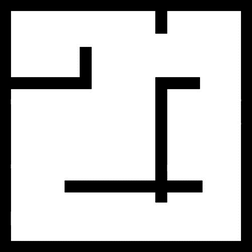
%> input picture testmap_500_500.png, 252 x 252 px, shrunk from 500 x 500 before the run
$ octave test2.m   (GNU Octave 9; MATLAB toolbox functions it lacks are replaced by stand-ins)
%> lines starting %> are read from the running program, lines starting %| are printed output that depends on the picture; in (x1, y1, x2, y2) boxes, pixels count from 0 and x2, y2 are one past the last pixel; in counts of white or black regions, pixels touching at a corner belong together; the program's own positions count from 1
### CreateGridGraph.m
function Graph=CreateGridGraph (filename,drate,showflag)
%> called with filename = 'testmap_500_500.png', drate = 9, showflag = 1

% This function converts (discretizes) an input image (.png, .jpg, .bmp) into a grid
% graph (grid cells) in a shape of sparse matrix. Furthure, dijkstra algorithm is
% applied to find the shortest path between points.
% To consider the neighboir cellls, 8 connectivity is used:
%  0\--0--/0
%   |--\|/--|
%  0---@---0
%   |--/|\--|
%  0/--0--\0
%------------------------------------------------
% Graph=CreateGraph (filename,drate,showflag)
% ** filename is the black-white input image file with size 'n*m', black
% points are obstacles (there won't be any node over those cells) and white ones are
% free space,
% ** drate is the discretization ratio (cell or tile size), if we set this rate to 1, for each
% pixel in the image we will have a node in the graph.
% ** showflag, is to show the output image
% the output graph is saced as sparse matrix
% the nodes are presented in a 1D vector, thus a 'k' biy'l' matrix is shown by a
% vecotr with 'k*l' cells: [row 1, row 2,... row k]
% the reference frame (0,0) in the image is considered in left-up
% |(0,0)----------...
% |
% |
% .
% .
% .

% -------------------------------------------------

if nargin < 1   % demo mode
    drate = 19;
    filename  = 'testmap_883_556.png';
    showflag=1;
end

% read the input image and convert to a binary map
map=imread(filename);
%> map is the input picture: size 252x252x3 uint8; min 0, max 255, mean 192.2
mapshow=map;
if (showflag)
    figure,
    imshow(map);
end
map=rgb2gray(map);
%> map: size 252x252 uint8
map=logical(map);
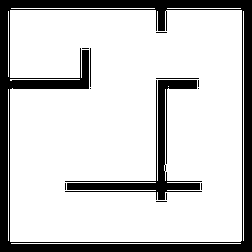
%> map: size 252x252 logical; 80.1% white; 13 black regions (9 under 20 px), largest, box (x1, y1, x2, y2) and area: (0, 0, 252, 252) 9997, (65, 80, 202, 200) 2469, (156, 78, 199, 79) 43, (90, 48, 91, 87) 39
imgcol=size(map,2);
%> imgcol = 252
imgrow=size(map,1);
%> imgrow = 252
row=round(imgrow/drate);
%> row = 28
col=round(imgcol/drate);
%> col = 28
cubsize=floor(drate/2);

%% -------------<Create the spars matrix of map>---------------
fprintf('discretizing the map...\n');
rowindx=[-1,-1,-1,0,1,1,1,0];
colindx=[-1,0,1,1,1,0,-1,-1];
cnt=1;
for i=0:row-1
    for j=0:col-1
        if (Checkobs(map,i,j,cubsize,drate)~=0)
            indx1=(j+1)+(col*(i));
            point(1:3,indx1)=[i;j;indx1]; %x,y,value
            cnttemp=0;
            for p=1:8
                r=i+rowindx(p);
                c=j+colindx(p);
                cnttemp=cnttemp+1;
                % check whether the cell is occupied by obstacle or it is out
                % of range
                if(r>=0 && r<row && c>=0 && c<col && Checkobs(map,r,c,cubsize,drate)~=0)
                    indx2=((r)*col)+(c+1);
                    if(indx1~=indx2)
                        if (cnttemp==2 || cnttemp==4 || cnttemp==6 || cnttemp==8)
                            indx1Mat(1,cnt)=indx1;
                            indx1Mat(2,cnt)=indx2;
                            weight(cnt)=1;
                            SpMatrix(indx1,indx2)=1;
                            cnt=cnt+1;
                        else
                            indx1Mat(1,cnt)=indx1;
                            indx1Mat(2,cnt)=indx2;
                            weight(cnt)=1.4;
                            SpMatrix(indx1,indx2)=1.4;
                            cnt=cnt+1;
                        end
                    else
                        fprintf('else \n');
                    end
                end % if(r>=1 && r<row && c>=1 && c<col && map(r,c)~=0)
            end % p=1:8
            % show points (center of cells)
            ii=i*drate+round(drate/2);
            jj=j*drate+round(drate/2);
            mapshow(ii-2:ii+2,jj-2:jj+2)=uint8(1);
        else
            indx1=(j+1)+(col*(i));
            point(1:3,indx1)=0; %x
        end %if (map(i,j)~=1) it's not an obstacle
        ii=i*drate+drate/2;
        jj=j*drate+drate/2;
    end%end for col  number
end%end first for row
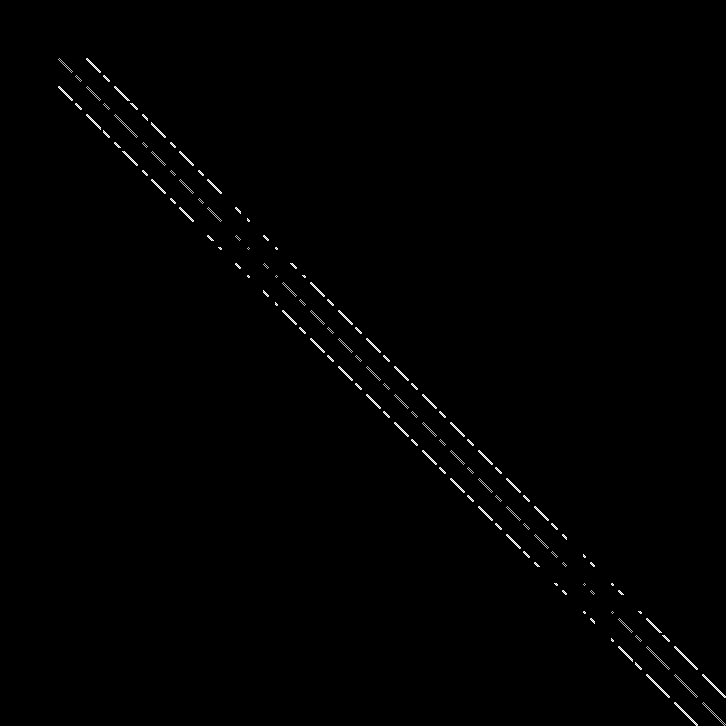
%> SpMatrix: size 726x726 double; min 0, max 1.4, mean 0.0074; drawn with min black and max white
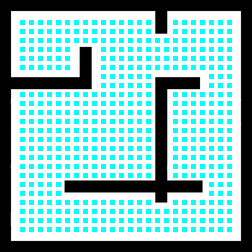
%> mapshow: size 252x252x3 uint8; 18.86% of pixels changed, all inside (x1, y1, x2, y2) = (20, 20, 232, 232)
%> after the loop, c = 24; cnt = 3279; cnttemp = 8; indx1 = 784; indx2 = 725; point = 784 columns, first 8: [0 0 0 0 0 0 0 0; 0 0 0 0 0 0 0 0; 0 0 0 0 0 0 0 0]; r = 25; weight = 3278 values, max 1.4 at index 2, min 1 at index 1, mean 1.19

if (showflag)
    imshow(mapshow);
end

% conver to a sparce matrix
[I,J,S] = find(SpMatrix);
%> I = 3278 values from 59 to 726; J = 3278 values from 59 to 726; S = 3278 values from 1 to 1.4
[m n]=size(SpMatrix);
%> m = 726; n = 726
DG = sparse(I,J,S,m,n);

% output graph
Graph.g=DG;
Graph.points=point;
%> Graph.points has the same summary as point
Graph.map=map;
Graph.mapshow=mapshow;
Graph.drate=drate;

### test2.m
% An example which get the source and destination nodes from the figure and
% mouse as inputs
% filename, name of the input image
% drate, the rate of iscritization or tiling
% showflag, it will show the output image if it is set to 1

close all;
clear all;
clc;

% initializing parameters
filename='testmap_500_500.png';
drate = 9;
showflag=1;

% create the grid graph
G=CreateGridGraph(filename,drate,showflag);
%> G = {drate 9}

% get the source and destination nodes from inputs, 4 points in this example
if (~showflag)
        imshow(G.mapshow);
end

% p1=[x1,x2,...]
% p2=[y1,y2,...]
%> (the run ends here)
